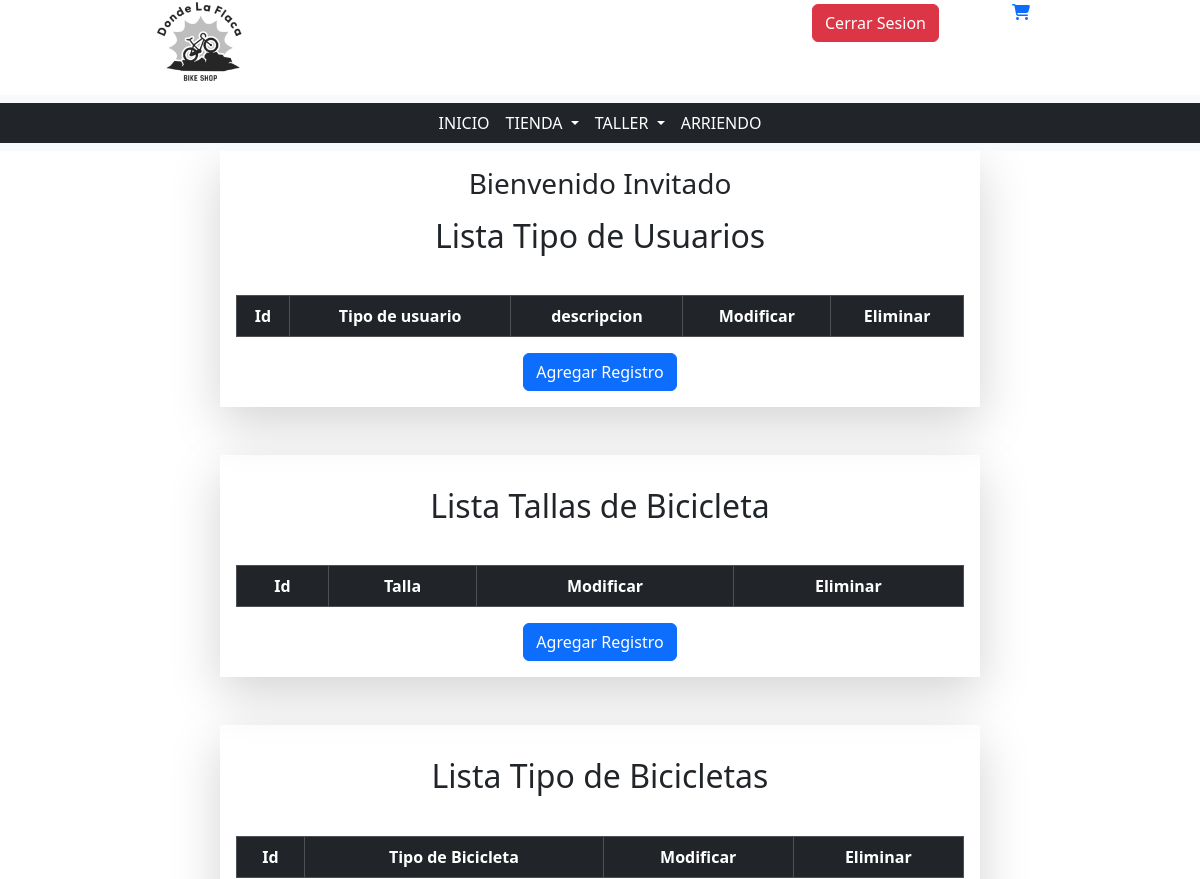
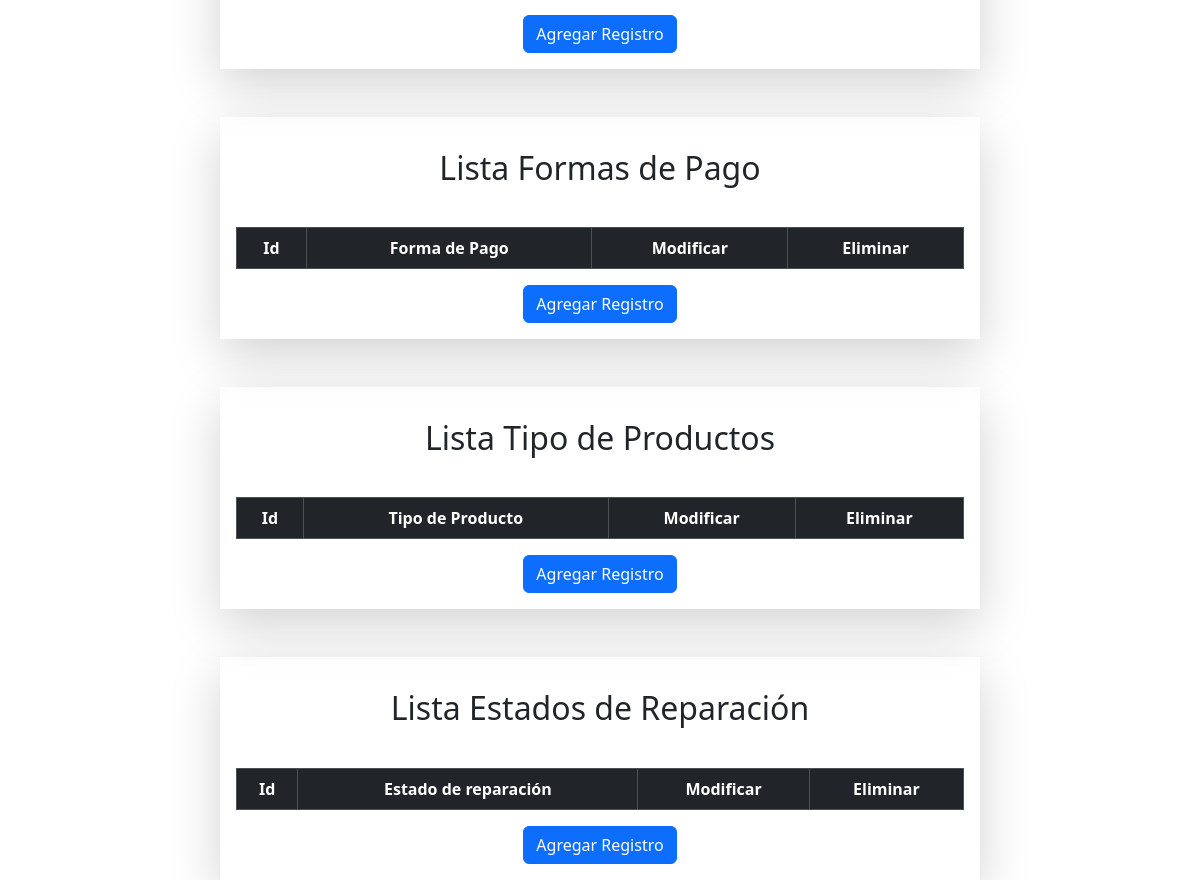
Page /MasterBikes/crud-varios on the earlier database version (2 pictures, top to bottom).
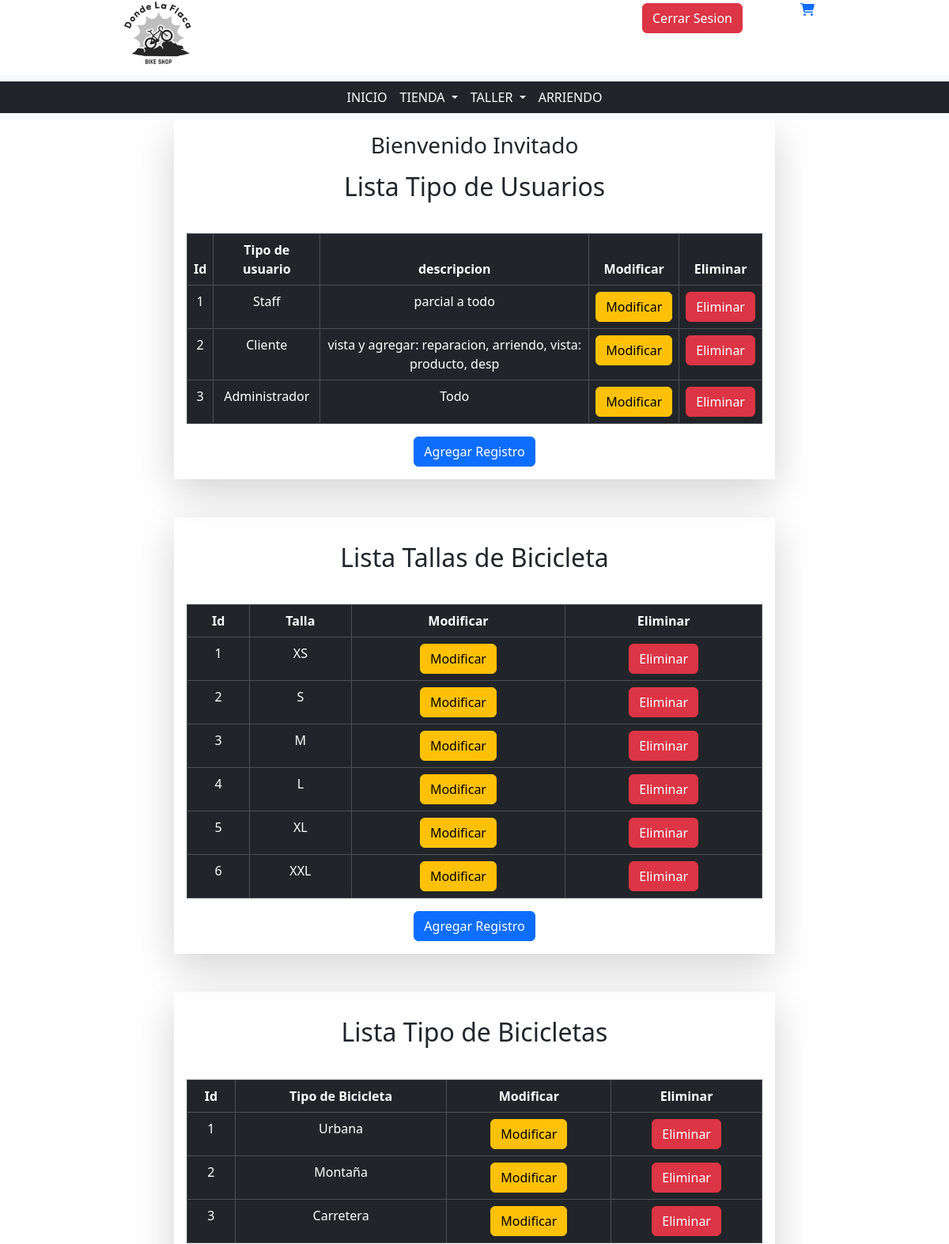
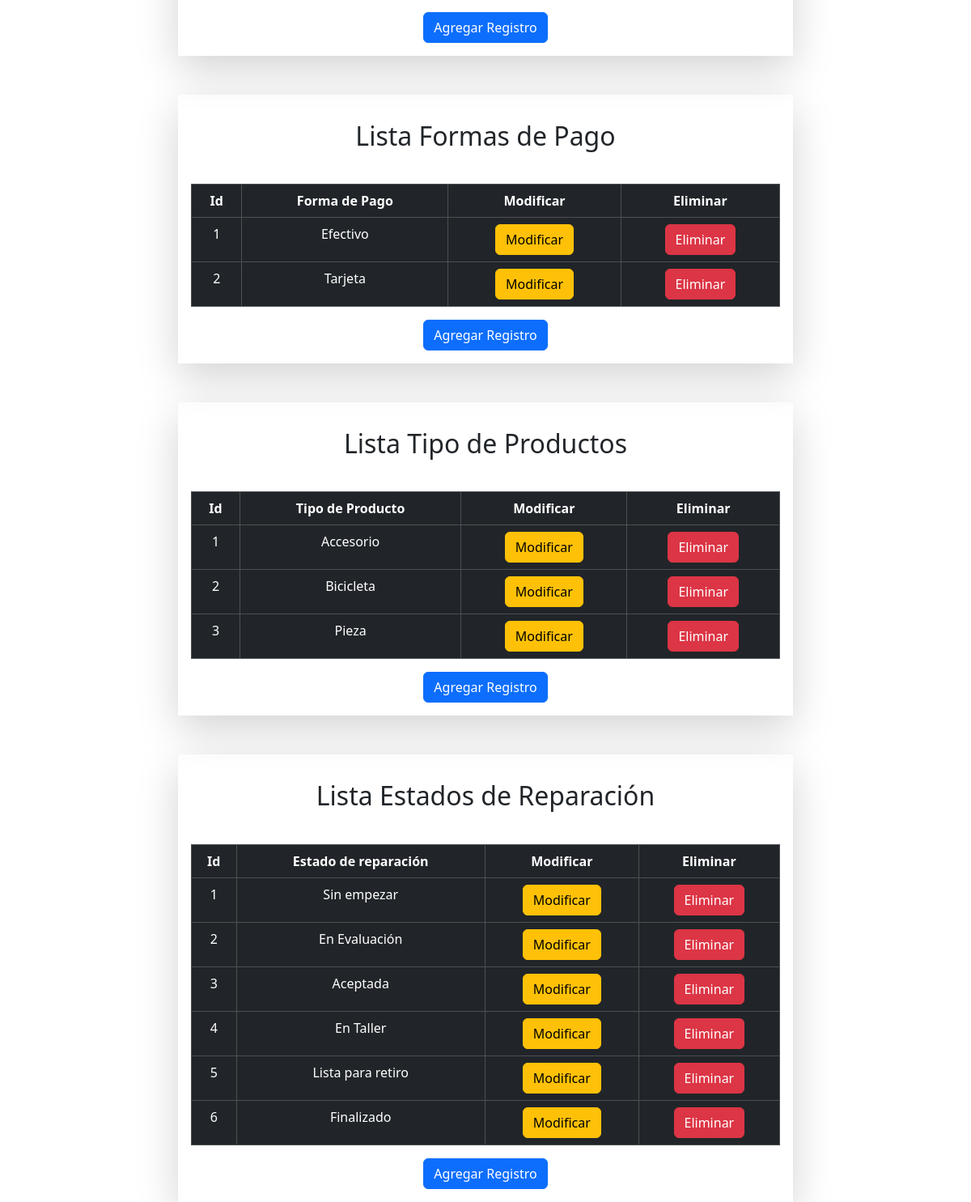
Same page on the later database version (2 pictures, top to bottom).
### MasterBikes/models.py (models this page shows, shortened)
class TipoUsuario(models.Model):
    id_tipo_usuario = models.AutoField(primary_key=True, db_column="idTipoUsuario")
    tipo = models.CharField(max_length=30)
    descripcion = models.CharField(max_length=60)

class Talla(models.Model):
    id_talla = models.AutoField(primary_key=True, db_column="idTalla")
    talla = models.CharField(max_length=10)

class TipoBici(models.Model):
    id_tipo_bici = models.AutoField(primary_key=True, db_column="idTipoBici")
    tipo = models.CharField(max_length=30)

class FormaPago(models.Model):
    id_forma_pago = models.AutoField(primary_key=True, db_column="idFormaPago")
    forma = models.CharField(max_length=30)
    class Meta:
        verbose_name_plural = "Formas de pago"

class TipoProducto(models.Model):
    id_tipo_producto = models.AutoField(primary_key=True, db_column="idTipoProducto")
    tipo = models.CharField(max_length=30)

class Estado(models.Model):
    id_estado = models.AutoField(primary_key=True, db_column="idEstado")
    tipo = models.CharField(max_length=30)

### MasterBikes/views.py (the view)
# urls.py: path('crud-varios', views.crud_varios, name='crud-varios'),
def crud_varios(request):
    tipoUsuarios = TipoUsuario.objects.all()
    talla = Talla.objects.all()
    tipoBici = TipoBici.objects.all()
    formaPago = FormaPago.objects.all()
    tipoProducto = TipoProducto.objects.all()
    estado = Estado.objects.all()
    context = {
        "tipoUsuarios": tipoUsuarios,
        "talla" : talla,
        "tipoBici" : tipoBici,
        "formaPago" : formaPago,
        "tipoProducto" : tipoProducto,
        "estado" : estado,
    }
    return render(request, "pages/crud/crud_varios.html", context)

### MasterBikes/templates/pages/crud/crud_varios.html (shortened to what this page needs)
<!DOCTYPE html>
<html lang="en">
<head>
    {% load static %}
    <link rel="stylesheet" href="{% static 'css/bootstrap.min.css'%}">
    <link rel="stylesheet" href="https://cdnjs.cloudflare.com/ajax/libs/font-awesome/6.2.1/css/all.min.css">
</head>
<body>
    {% include 'base/header_admin.html' %}
    <main>
        <div class="container">
            <div class="row">
                <div class="col-md-8 shadow-lg mx-auto text-center p-3">
                    {% if request.user.is_authenticated %}
                        <h3>Bienvenido {{request.user.username }}</h3>
                    {% else %}
                        <h3>Bienvenido Invitado</h3>
                    {% endif%}
                    <h2 class="my-3">Lista Tipo de Usuarios</h2>
                    <br>
                    <table class="table table-dark table-hover table-bordered">
                        <thead>
                            <th>Id</th>
                            <th>Tipo de usuario</th>
                            <th>descripcion</th>
                            <th>Modificar</th>
                            <th>Eliminar</th>
                        </thead>
                        <tbody>
                            {% if tipoUsuarios %}
                                {% for tmp in tipoUsuarios%}
                                    <tr>
                                        <td>{{tmp.id_tipo_usuario}}</td>
                                        <td>{{tmp.tipo}}</td>
                                        <td>{{tmp.descripcion}}</td>
                                        <td><a href="">
                                            <button class="btn btn-warning">Modificar</button>
                                        </a></td>
                                        <td><a href="">
                                            <button class="btn btn-danger">Eliminar</button>
                                        </a></td>
                                    </tr>
                                {% endfor%}
                            {% endif %}
                        </tbody>
                    </table>
                    <a href="">
                        <button class="btn btn-primary">Agregar Registro</button>
                    </a>
                </div>
            </div>
            <br>
            <br>
            <div class="row">
                <div class="col-md-8 shadow-lg mx-auto text-center p-3">
                    <h2 class="my-3">Lista Tallas de Bicicleta</h2>
                    <br>
                    <table class="table table-dark table-hover table-bordered">
                        <thead>
                            <th>Id</th>
                            <th>Talla</th>
                            <th>Modificar</th>
                            <th>Eliminar</th>
                        </thead>
                        <tbody>
                            {% if talla %}
                                {% for tmp in talla %}
                                    <tr>
                                        <td>{{tmp.id_talla}}</td>
                                        <td>{{tmp.talla}}</td>
                                        <td><a href="">
                                            <button class="btn btn-warning">Modificar</button>
                                        </a></td>
                                        <td><a href="">
                                            <button class="btn btn-danger">Eliminar</button>
                                        </a></td>
                                    </tr>
                                {% endfor%}
                            {% endif %}
                        </tbody>
                    </table>
                    <a href="">
                        <button class="btn btn-primary">Agregar Registro</button>
                    </a>
                </div>
            </div>
            <br>
            <br>
            <div class="row">
                <div class="col-md-8 shadow-lg mx-auto text-center p-3">
                    <h2 class="my-3">Lista Tipo de Bicicletas</h2>
                    <br>
                    <table class="table table-dark table-hover table-bordered">
                        <thead>
                            <th>Id</th>
                            <th>Tipo de Bicicleta</th>
                            <th>Modificar</th>
                            <th>Eliminar</th>
                        </thead>
                        <tbody>
                            {% if tipoBici %}
                                {% for tmp in tipoBici%}
                                    <tr>
                                        <td>{{tmp.id_tipo_bici}}</td>
                                        <td>{{tmp.tipo}}</td>
                                        <td><a href="">
                                            <button class="btn btn-warning">Modificar</button>
                                        </a></td>
                                        <td><a href="">
                                            <button class="btn btn-danger">Eliminar</button>
                                        </a></td>
                                    </tr>
                                {% endfor%}
                            {% endif %}
                        </tbody>
                    </table>
                    <a href="">
                        <button class="btn btn-primary">Agregar Registro</button>
                    </a>
                </div>
            </div>
            <br>
            <br>
            <div class="row">
                <div class="col-md-8 shadow-lg mx-auto text-center p-3">
                    <h2 class="my-3">Lista Formas de Pago</h2>
                    <br>
                    <table class="table table-dark table-hover table-bordered">
                        <thead>
                            <th>Id</th>
                            <th>Forma de Pago</th>
                            <th>Modificar</th>
                            <th>Eliminar</th>
                        </thead>
                        <tbody>
                            {% if formaPago %}
                                {% for tmp in formaPago%}
                                    <tr>
                                        <td>{{tmp.id_forma_pago}}</td>
                                        <td>{{tmp.forma}}</td>
                                        <td><a href="">
                                            <button class="btn btn-warning">Modificar</button>
                                        </a></td>
                                        <td><a href="">
                                            <button class="btn btn-danger">Eliminar</button>
                                        </a></td>
                                    </tr>
                                {% endfor%}
                            {% endif %}
                        </tbody>
                    </table>
                    <a href="">
                        <button class="btn btn-primary">Agregar Registro</button>
                    </a>
                </div>
            </div>
            <br>
            <br>
            <div class="row">
                <div class="col-md-8 shadow-lg mx-auto text-center p-3">
                    <h2 class="my-3">Lista Tipo de Productos</h2>
                    <br>
                    <table class="table table-dark table-hover table-bordered">
                        <thead>
                            <th>Id</th>
                            <th>Tipo de Producto</th>
                            <th>Modificar</th>
                            <th>Eliminar</th>
                        </thead>
                        <tbody>
                            {% if tipoProducto %}
                                {% for tmp in tipoProducto%}
                                    <tr>
                                        <td>{{tmp.id_tipo_producto}}</td>
                                        <td>{{tmp.tipo}}</td>
                                        <td><a href="">
                                            <button class="btn btn-warning">Modificar</button>
                                        </a></td>
                                        <td><a href="">
                                            <button class="btn btn-danger">Eliminar</button>
                                        </a></td>
                                    </tr>
                                {% endfor%}
                            {% endif %}
                        </tbody>
                    </table>
                    <a href="">
                        <button class="btn btn-primary">Agregar Registro</button>
                    </a>
                </div>
            </div>
            <br>
            <br>
            <div class="row">
                <div class="col-md-8 shadow-lg mx-auto text-center p-3">
                    <h2 class="my-3">Lista Estados de Reparación</h2>
                    <br>
                    <table class="table table-dark table-hover table-bordered">
                        <thead>
                            <th>Id</th>
                            <th>Estado de reparación</th>
                            <th>Modificar</th>
                            <th>Eliminar</th>
                        </thead>
                        <tbody>
                            {% if estado %}
                                {% for tmp in estado%}
                                    <tr>
                                        <td>{{tmp.id_estado}}</td>
                                        <td>{{tmp.tipo}}</td>
                                        <td><a href="">
                                            <button class="btn btn-warning">Modificar</button>
                                        </a></td>
                                        <td><a href="">
                                            <button class="btn btn-danger">Eliminar</button>
                                        </a></td>
                                    </tr>
                                {% endfor%}
                            {% endif %}
                        </tbody>
                    </table>
                    <a href="">
                        <button class="btn btn-primary">Agregar Registro</button>
                    </a>
                </div>
            </div>
        </div>
    </main>
</body>
</html>

### MasterBikes/templates/base/header_admin.html (shortened to what this page needs)
{% load static %}
<header>
    <div class="container-fluid">
        <div class="row">
            <div class="col-4">
                <a href=""><img class="d-block mx-auto" src="{% static 'img/image.png' %}" width="130" alt=""></a>
            </div>
            <div class="col-4"></div>
            <div class="col-2" >
                <a href="">
                    <button class="btn btn-danger my-1">
                        Cerrar Sesion
                    </button>
                </a>
            </div>
            <div class="col-2">
                <div class="icon-container2">
                    <a href=""><i id="carrito" class="fa-solid fa-cart-shopping"></i></a>
                </div>
            </div>
        </div>
        <div class="row">
            <nav class="navbar navbar-expand-lg bg-body-tertiary">
              <div class="container-fluid bg-dark bg-opacity-100" >
                <div class="collapse navbar-collapse" id="navbarSupportedContent">
                  <ul class="navbar-nav mx-auto mb-2 mb-lg-0">
                    <li class="nav-item">
                      <a class="nav-link active" aria-current="page" style="color: white;" href="">INICIO</a>
                    </li>
                    <li class="nav-item dropdown">
                      <a class="nav-link dropdown-toggle" href="" style="color: white;" role="button" data-bs-toggle="dropdown" aria-expanded="false">
                        TIENDA
                      </a>
                    </li>
                    <li class="nav-item dropdown">
                      <a class="nav-link dropdown-toggle" style="color: white;" role="button" data-bs-toggle="dropdown" aria-expanded="false">
                        TALLER
                      </a>
                    </li>
                    <li class="nav-item">
                      <a class="nav-link active" aria-current="page" style="color: white;" href="">ARRIENDO</a>
                    </li>
                  </ul>
                </div>
              </div>
            </nav>
        </div>
    </div>
</header>

Differences in the rows shown:
added TipoUsuario: id_tipo_usuario "1", tipo "Staff", descripcion "parcial a todo"
added TipoUsuario: id_tipo_usuario "2", tipo "Cliente", descripcion "vista y agregar: reparacion, arriendo, vista: producto, desp"
added TipoUsuario: id_tipo_usuario "3", tipo "Administrador", descripcion "Todo"
added Talla: id_talla "1", talla "XS"
added Talla: id_talla "2", talla "S"
added Talla: id_talla "3", talla "M"
added Talla: id_talla "4", talla "L"
added Talla: id_talla "5", talla "XL"
added Talla: id_talla "6", talla "XXL"
added TipoBici: id_tipo_bici "1", tipo "Urbana"
added TipoBici: id_tipo_bici "2", tipo "Montaña"
added TipoBici: id_tipo_bici "3", tipo "Carretera"
added FormaPago: id_forma_pago "1", forma "Efectivo"
added FormaPago: id_forma_pago "2", forma "Tarjeta"
added TipoProducto: id_tipo_producto "1", tipo "Accesorio"
added TipoProducto: id_tipo_producto "2", tipo "Bicicleta"
added TipoProducto: id_tipo_producto "3", tipo "Pieza"
added Estado: id_estado "1", tipo "Sin empezar"
added Estado: id_estado "2", tipo "En Evaluación"
added Estado: id_estado "3", tipo "Aceptada"
added Estado: id_estado "4", tipo "En Taller"
added Estado: id_estado "5", tipo "Lista para retiro"
added Estado: id_estado "6", tipo "Finalizado"
